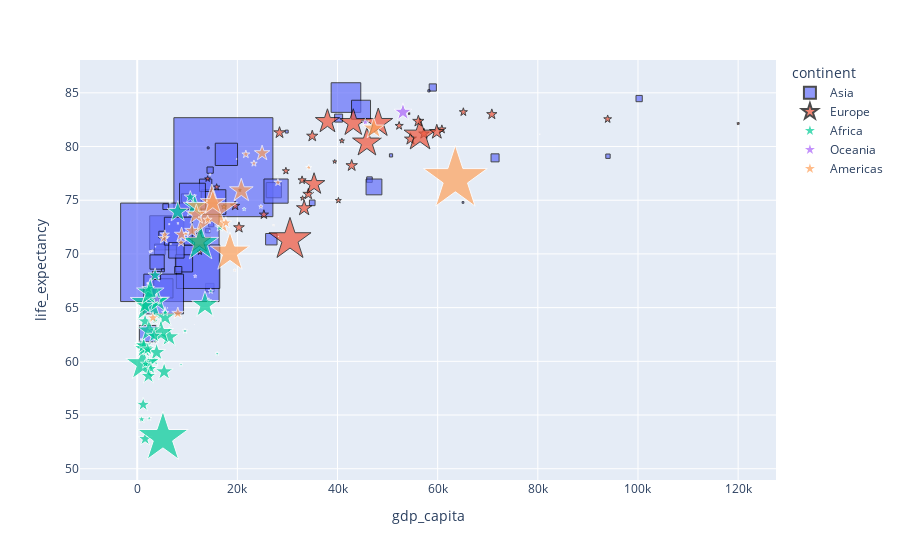

Notebook source saved alongside this figure:
### Markdown cell above
- As before, we can use the `update_traces` method to modify the appearance of the traces. By default, we change all traces.
- But we can also change the appearance of a single trace by specifying the `selector` parameter. The selector is a flexible way to select traces based on their attributes (e.g. their name, type, index, color, ...)

```python

### Code cell
fig.update_traces(marker=dict(symbol='star'))
fig.update_traces(selector=dict(name='Asia'), marker=dict(symbol='square',line=dict(color='black')))

### Figure 1 — Plotly figure (JSON) as saved in the notebook; plotly's stock layout.template omitted (floating-point values rounded to 4 significant figures)
{"data": [{"customdata": [[4.75], [1.575], [1.7], [1.832], [2.003], [1.433], [1.796], [2.381], [1.281], [1.328], [1.971], [0.883], [2.051], [2.194], [1.708], [3.551], [2.9], [1.33], [2.873], [3.13], [1.818], [0.837], [2.14], [3], [2.541], [2.103], [1.072], [1.818], [1.712], [2.9], [2.174], [2.055], [2.687], [3.555], [2.777], [1.816], [2.465], [1.1], [2], [2.798], [3.237], [1.341], [3.247], [1.917], [2.701], [1.46], [2.904], [1.955], [3.57], [3.886]], "hovertemplate": "<b>%{hovertext}</b><br><br>continent=Asia<br>gdp_capita=%{x}<br>life_expectancy=%{y}<br>population=%{marker.size}<br>fertility=%{customdata[0]}<extra></extra>", "hovertext": ["Afghanistan", "Armenia", "Azerbaijan", "Bahrain", "Bangladesh", "Bhutan", "Brunei Darussalam", "Cambodia", "China", "Cyprus", "Georgia", "Hong Kong SAR, China", "India", "Indonesia", "Iran, Islamic Rep.", "Iraq", "Israel", "Japan", "Jordan", "Kazakhstan", "Korea, Dem. People's Rep.", "Korea, Rep.", "Kuwait", "Kyrgyz Republic", "Lao PDR", "Lebanon", "Macao SAR, China", "Malaysia", "Maldives", "Mongolia", "Myanmar", "Nepal", "Oman", "Pakistan", "Philippines", "Qatar", "Saudi Arabia", "Singapore", "Sri Lanka", "Syrian Arab Republic", "Tajikistan", "Thailand", "Timor-Leste", "Turkiye", "Turkmenistan", "United Arab Emirates", "Uzbekistan", "Vietnam", "West Bank and Gaza", "Yemen, Rep."], "legendgroup": "Asia", "marker": {"color": "#636efa", "line": {"color": "black"}, "size": [38972230, 2805608, 10093121, 1477469, 167420951, 772506, 441725, 16396860, 1411100000, 1237537, 3722716, 7481000, 1396387127, 271857970, 87290193, 42556984, 9215100, 126261000, 10928721, 18755666, 25867467, 51836239, 4360444, 6579900, 7319399, 5662923, 676283, 33199993, 514438, 3294335, 53423198, 29348627, 4543399, 227196741, 112190977, 2760385, 35997107, 5685807, 21919000, 20772595, 9543207, 71475664, 1299995, 84135428, 6250438, 9287289, 34232050, 96648685, 4803269, 32284046], "sizemode": "area", "sizeref": 288000.0, "symbol": "square"}, "mode": "markers", "name": "Asia", "orientation": "v", "showlegend": true, "type": "scatter", "x": [2079.0, 14110.0, 14500.0, 50680.0, 5905.0, 11140.0, 65050.0, 4516.0, 17210.0, 29860.0, 14750.0, 59020.0, 6518.0, 12160.0, 15240.0, 9344.0, 40220.0, 41680.0, 9698.0, 26780.0, null, 44690.0, 46380.0, 4991.0, 8199.0, 14560.0, 58250.0, 27280.0, 14170.0, 12320.0, 5224.0, 3973.0, 34950.0, 5285.0, 8209.0, 94010.0, 47280.0, 100200.0, 13660.0, null, 3857.0, 17810.0, 5129.0, 27720.0, null, 71460.0, 7823.0, 11040.0, 5705.0, null], "xaxis": "x", "y": [62.58, 72.17, 66.87, 79.17, 71.97, 71.61, 74.8, 70.42, 78.08, 81.39, 72.77, 85.5, 70.15, 68.81, 74.83, 69.12, 82.65, 84.56, 75.18, 71.37, 73.27, 83.43, 76.92, 71.8, 68.5, 77.8, 85.18, 75.94, 79.88, 72.14, 66.8, 69.25, 74.76, 66.27, 72.12, 79.1, 76.24, 84.47, 76.39, 72.14, 67.99, 79.27, 68.47, 75.85, 68.69, 78.95, 70.33, 75.38, 74.4, 64.65], "yaxis": "y"}, {"customdata": [[1.4], [null], [1.44], [1.474], [1.55], [1.359], [1.56], [1.48], [1.71], [1.68], [1.58], [2.323], [1.37], [1.83], [1.53], [1.855], [1.39], [1.59], [1.72], [1.63], [1.569], [1.24], [1.55], [1.46], [1.48], [1.36], [1.13], [1.77], [null], [1.75], [1.54], [1.31], [1.48], [1.39], [1.41], [1.8], [1.505], [null], [1.48], [1.59], [1.59], [1.19], [1.67], [1.46], [1.217], [1.56]], "hovertemplate": "<b>%{hovertext}</b><br><br>continent=Europe<br>gdp_capita=%{x}<br>life_expectancy=%{y}<br>population=%{marker.size}<br>fertility=%{customdata[0]}<extra></extra>", "hovertext": ["Albania", "Andorra", "Austria", "Belarus", "Belgium", "Bosnia and Herzegovina", "Bulgaria", "Croatia", "Czechia", "Denmark", "Estonia", "Faroe Islands", "Finland", "France", "Germany", "Gibraltar", "Greece", "Hungary", "Iceland", "Ireland", "Isle of Man", "Italy", "Latvia", "Liechtenstein", "Lithuania", "Luxembourg", "Malta", "Moldova", "Monaco", "Montenegro", "Netherlands", "North Macedonia", "Norway", "Poland", "Portugal", "Romania", "Russian Federation", "San Marino", "Serbia", "Slovak Republic", "Slovenia", "Spain", "Sweden", "Switzerland", "Ukraine", "United Kingdom"], "legendgroup": "Europe", "marker": {"color": "#EF553B", "line": {"color": "black"}, "size": [2837849, 77700, 8916864, 9379952, 11538604, 3318407, 6934015, 4047680, 10697858, 5831404, 1329522, 52415, 5529543, 67571107, 83160871, 32709, 10698599, 9750149, 366463, 4985382, 84046, 59438851, 1900449, 38756, 2794885, 630419, 515332, 2635130, 36922, 621306, 17441500, 2072531, 5379475, 37899070, 10297081, 19265250, 144073139, 34007, 6899126, 5458827, 2102419, 47365655, 10353442, 8638167, 44132049, 67081234], "sizemode": "area", "sizeref": 288000.0, "symbol": "star"}, "mode": "markers", "name": "Europe", "orientation": "v", "showlegend": true, "type": "scatter", "x": [14060.0, null, 57260.0, 20320.0, 54570.0, 15860.0, 25300.0, 29690.0, 42830.0, 60830.0, 39440.0, null, 52310.0, 48130.0, 56480.0, null, 28420.0, 34170.0, 54300.0, 93940.0, null, 43140.0, 33020.0, null, 40180.0, 120000.0, 44930.0, 12510.0, null, 20510.0, 59820.0, 17320.0, 65130.0, 35320.0, 34960.0, 33340.0, 30510.0, 59520.0, 19560.0, 32920.0, 40870.0, 37990.0, 56140.0, 70810.0, 12390.0, 45870.0], "xaxis": "x", "y": [76.99, null, 81.19, 72.46, 80.7, 76.22, 73.66, 77.72, 78.23, 81.6, 78.6, 83.2, 81.93, 82.18, 81.04, 82.2, 81.29, 75.57, 83.06, 82.56, 80.59, 82.2, 75.19, 81.66, 74.98, 82.14, 82.35, 70.17, null, 75.93, 81.36, 74.4, 83.21, 76.5, 80.98, 74.25, 71.34, null, 74.48, 76.87, 80.53, 82.33, 82.36, 83, 71.19, 80.35], "yaxis": "y"}, {"customdata": [[2.942], [5.371], [5.048], [2.836], [4.869], [5.177], [1.908], [4.543], [5.985], [6.346], [4.052], [6.206], [4.234], [4.472], [2.848], [2.96], [4.346], [3.933], [2.89], [4.243], [3.548], [4.777], [3.623], [4.489], [4.094], [3.397], [3.049], [4.174], [2.507], [3.918], [3.995], [6.035], [4.455], [1.44], [2.353], [4.713], [3.349], [6.892], [5.309], [3.873], [3.893], [4.454], [2.29], [4.08], [6.417], [2.401], [4.543], [4.542], [4.795], [4.323], [2.114], [4.693], [4.379], [3.545]], "hovertemplate": "<b>%{hovertext}</b><br><br>continent=Africa<br>gdp_capita=%{x}<br>life_expectancy=%{y}<br>population=%{marker.size}<br>fertility=%{customdata[0]}<extra></extra>", "hovertext": ["Algeria", "Angola", "Benin", "Botswana", "Burkina Faso", "Burundi", "Cabo Verde", "Cameroon", "Central African Republic", "Chad", "Comoros", "Congo, Dem. Rep.", "Congo, Rep.", "Cote d'Ivoire", "Djibouti", "Egypt, Arab Rep.", "Equatorial Guinea", "Eritrea", "Eswatini", "Ethiopia", "Gabon", "Gambia, The", "Ghana", "Guinea", "Guinea-Bissau", "Kenya", "Lesotho", "Liberia", "Libya", "Madagascar", "Malawi", "Mali", "Mauritania", "Mauritius", "Morocco", "Mozambique", "Namibia", "Niger", "Nigeria", "Rwanda", "Sao Tome and Principe", "Senegal", "Seychelles", "Sierra Leone", "Somalia", "South Africa", "South Sudan", "Sudan", "Tanzania", "Togo", "Tunisia", "Uganda", "Zambia", "Zimbabwe"], "legendgroup": "Africa", "marker": {"color": "#00cc96", "size": [43451666, 33428486, 12643123, 2546402, 21522626, 12220227, 582640, 26491087, 5343020, 16644701, 806166, 92853164, 5702174, 26811790, 1090156, 107465134, 1596049, 3555868, 1180655, 117190911, 2292573, 2573995, 32180401, 13205153, 2015828, 51985780, 2254100, 5087584, 6653942, 28225177, 19377061, 21224040, 4498604, 1266014, 36688772, 31178239, 2489098, 24333639, 208327405, 13146362, 218641, 16436120, 98462, 8233970, 16537016, 58801927, 10606227, 44440486, 61704518, 8442580, 12161723, 44404611, 18927715, 15669666], "sizemode": "area", "sizeref": 288000.0, "symbol": "star"}, "mode": "markers", "name": "Africa", "orientation": "v", "showlegend": true, "type": "scatter", "x": [11450.0, 6367.0, 3365.0, 14300.0, 2211.0, 751.2, 6577.0, 3871.0, 895.3, 1573.0, 3403.0, 1103.0, 3574.0, 5377.0, 5020.0, 12660.0, 15980.0, null, 8755.0, 2379.0, 14680.0, 2157.0, 5558.0, 2750.0, 1905.0, 4749.0, 2413.0, 1461.0, 16500.0, 1517.0, 1573.0, 2243.0, 5613.0, 21350.0, 8089.0, 1303.0, 9548.0, 1283.0, 5138.0, 2182.0, 4286.0, 3574.0, 27920.0, 1675.0, 1191.0, 13530.0, null, 4092.0, 2613.0, 2180.0, 10600.0, 2366.0, 3362.0, 2102.0], "xaxis": "x", "y": [74.45, 62.26, 60.09, 65.65, 59.73, 61.57, 74.81, 60.83, 54.6, 52.78, 64.17, 59.74, 63.78, 59.03, 62.69, 70.99, 60.71, 67.13, 59.69, 65.37, 66.53, 62.61, 64.11, 59.33, 60.0, 62.67, 54.69, 60.95, 72.47, 65.18, 63.72, 58.63, 64.53, 74.18, 73.92, 61.17, 62.83, 61.45, 52.89, 66.77, 67.78, 68.01, 77.24, 59.76, 55.97, 65.25, 55.48, 65.61, 66.41, 61.03, 75.29, 62.85, 62.38, 61.12], "yaxis": "y"}, {"customdata": [[null], [1.581], [2.495], [1.705], [2.593], [3.333], [2.777], [2.754], [3.571], [2.04], [1.61], [null], [0.85], [3.274], [3.997], [4.038], [3.267], [3.188], [3.778]], "hovertemplate": "<b>%{hovertext}</b><br><br>continent=Oceania<br>gdp_capita=%{x}<br>life_expectancy=%{y}<br>population=%{marker.size}<br>fertility=%{customdata[0]}<extra></extra>", "hovertext": ["American Samoa", "Australia", "Fiji", "French Polynesia", "Guam", "Kiribati", "Marshall Islands", "Micronesia, Fed. Sts.", "Nauru", "New Caledonia", "New Zealand", "Northern Mariana Islands", "Palau", "Papua New Guinea", "Samoa", "Solomon Islands", "Tonga", "Tuvalu", "Vanuatu"], "legendgroup": "Oceania", "marker": {"color": "#ab63fa", "size": [46189, 25655289, 920422, 301920, 169231, 126463, 43413, 112106, 12315, 272460, 5090200, 49587, 17972, 9749640, 214929, 691191, 105254, 11069, 311685], "sizemode": "area", "sizeref": 288000.0, "symbol": "star"}, "mode": "markers", "name": "Oceania", "orientation": "v", "showlegend": true, "type": "scatter", "x": [null, 53070.0, 11580.0, null, null, 2003.0, 6031.0, 3649.0, 11420.0, null, 45550.0, null, 16850.0, 3951.0, 6402.0, 2607.0, 6713.0, 4834.0, 3009.0], "xaxis": "x", "y": [null, 83.2, 67.92, 82.22, 76.61, 67.27, 64.98, 70.67, 63.44, 80.83, 82.26, null, null, 65.79, 72.77, 70.2, 70.93, 64.38, 70.3], "yaxis": "y"}, {"customdata": [[1.569], [1.911], [1.325], [1.394], [1.628], [1.999], [1.4], [2.651], [1.649], [0.976], [1.41], [null], [1.537], [1.737], [1.555], [1.5], [1.4], [1.597], [2.303], [2.051], [1.819], [2.019], [2.023], [2.484], [2.418], [2.869], [2.394], [1.358], [1.905], [2.349], [2.344], [2.497], [2.216], [0.922], [1.591], [1.55], [1.411], [2.448], [1.814], [2.371], [1.631], [1.679], [1.641], [1.477], [2.23], [2.03]], "hovertemplate": "<b>%{hovertext}</b><br><br>continent=Americas<br>gdp_capita=%{x}<br>life_expectancy=%{y}<br>population=%{marker.size}<br>fertility=%{customdata[0]}<extra></extra>", "hovertext": ["Antigua and Barbuda", "Argentina", "Aruba", "Bahamas, The", "Barbados", "Belize", "Bermuda", "Bolivia", "Brazil", "British Virgin Islands", "Canada", "Cayman Islands", "Chile", "Colombia", "Costa Rica", "Cuba", "Curacao", "Dominica", "Dominican Republic", "Ecuador", "El Salvador", "Greenland", "Grenada", "Guatemala", "Guyana", "Haiti", "Honduras", "Jamaica", "Mexico", "Nicaragua", "Panama", "Paraguay", "Peru", "Puerto Rico", "Sint Maarten (Dutch part)", "St. Kitts and Nevis", "St. Lucia", "St. Martin (French part)", "St. Vincent and the Grenadines", "Suriname", "Trinidad and Tobago", "Turks and Caicos Islands", "United States", "Uruguay", "Venezuela, RB", "Virgin Islands (U.S.)"], "legendgroup": "Americas", "marker": {"color": "#FFA15A", "size": [92664, 45376763, 106585, 406471, 280693, 394921, 63893, 11936162, 213196304, 30910, 38007166, 67311, 19300315, 50930662, 5123105, 11300698, 154947, 71995, 10999664, 17588595, 6292731, 56367, 123663, 16858333, 797202, 11306801, 10121763, 2820436, 125998302, 6755895, 4294396, 6618695, 33304756, 3281557, 42310, 47642, 179237, 32553, 104632, 607065, 1518147, 44276, 331511512, 3429086, 28490453, 106290], "sizemode": "area", "sizeref": 288000.0, "symbol": "star"}, "mode": "markers", "name": "Americas", "orientation": "v", "showlegend": true, "type": "scatter", "x": [19840.0, 20790.0, 35010.0, 27220.0, 14580.0, 8135.0, 80380.0, 8110.0, 14900.0, null, 47230.0, 71310.0, 24940.0, 15100.0, 21690.0, null, 20710.0, 10830.0, 17710.0, 10940.0, 8760.0, null, 13910.0, 8859.0, 19460.0, 3137.0, 5310.0, 9724.0, 18520.0, 5524.0, 28100.0, 14060.0, 11810.0, 34250.0, 32580.0, 28200.0, 12300.0, null, 14460.0, 16190.0, 24700.0, 19510.0, 63530.0, 23310.0, null, null], "xaxis": "x", "y": [78.84, 75.89, 75.72, 72.68, 77.39, 72.85, 81.14, 64.47, 74.01, 75.85, 81.67, null, 79.38, 74.77, 79.28, 77.57, null, 73.65, 72.89, 72.15, 71.06, 71.64, 74.92, 71.8, 68.49, 64.05, 71.46, 71.87, 70.13, 71.8, 76.66, 73.18, 73.67, 78.04, 74.58, 71.63, 73.42, 80.15, 72.13, 72.56, 74.41, 75.0, 76.98, 78.43, 71.09, 79.82], "yaxis": "y"}], "layout": {"legend": {"itemsizing": "constant", "title": {"text": "continent"}, "tracegroupgap": 0}, "margin": {"t": 60}, "xaxis": {"anchor": "y", "domain": [0, 1], "title": {"text": "gdp_capita"}}, "yaxis": {"anchor": "x", "domain": [0, 1], "title": {"text": "life_expectancy"}}}}
